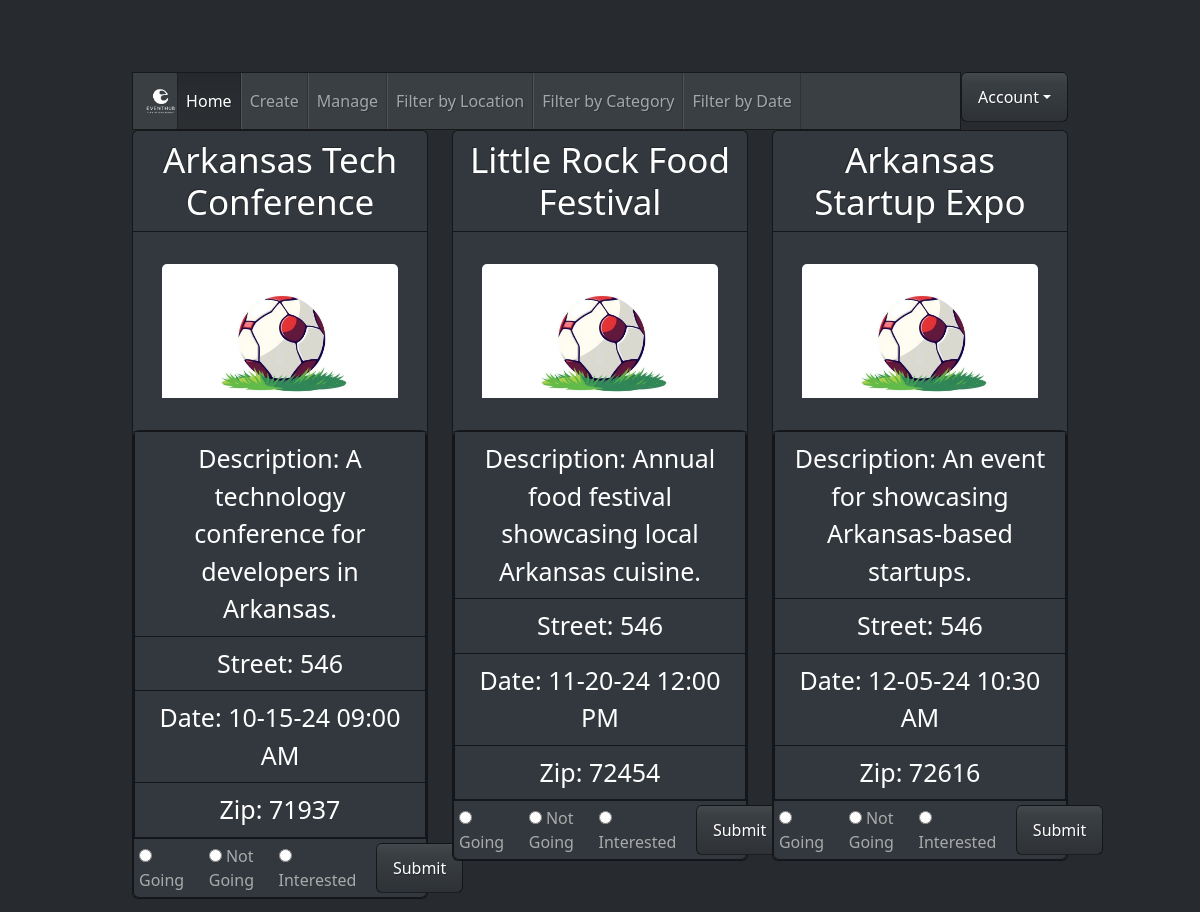
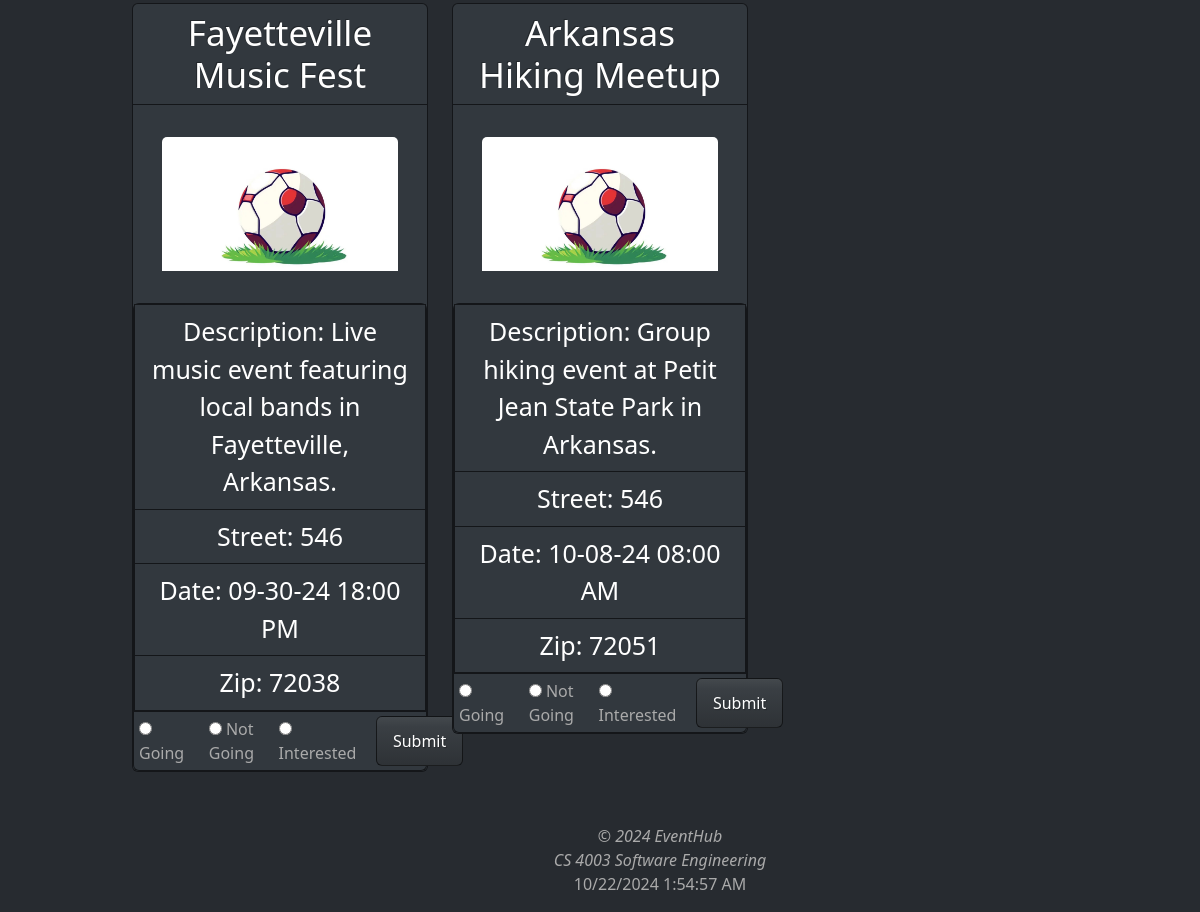
Page /ESManageer.php (signed in) on the committed database (2 pictures, top to bottom).
### tables this page shows
CREATE TABLE EVENTS (
    EVENT_ID INT PRIMARY KEY AUTO_INCREMENT,
    EVENT_NAME VARCHAR(30),
    EVENT_DESCR VARCHAR(255),
    STREET_ADD VARCHAR(255),
    CITY VARCHAR(30),
    ZIPCODE INT,
    CREATOR INT,
    CATEGORY INT,
    DATETIME DATETIME,
    WEBSITE VARCHAR(255),
    LATITUDE FLOAT(10,6),
    LONGITUDE FLOAT (10,6),
    FOREIGN KEY (CREATOR) REFERENCES USERS(USER_ID),
    FOREIGN KEY (CATEGORY) REFERENCES CATEGORIES(CATEGORY_ID)
);

CREATE TABLE CATEGORIES(
    CATEGORY_ID INT PRIMARY KEY AUTO_INCREMENT,
    CATEGORY_NAME VARCHAR(30)
);

### ESManageer.php (the view, shortened to what this page needs)
<?php
include_once("config.php");
if (isset($_SESSION['user_id']))
{
  $user_id = $_SESSION['user_id'];
}
else
{
  header("Location: SE.php");
  exit();
}
?>
<!DOCTYPE html>
<html lang="en">
<head>
    <link rel="stylesheet" href="bootstrap-2.css">
</head>
<body>
    <header class=".center">
        <div class="topBtn" style="padding-top: 1%;">
          <div class="dropdown">
            <button class="btn btn-primary dropdown-toggle" > Account</button>
           </div>
        </div>
    </header>
    <main class="box2">
    <nav class="navbar navbar-expand-lg bg-primary" data-bs-theme="dark">
            <div class="container-fluid">
            <img style="width: 4%; height: 4%; margin-left: 0%;" src="2.png">
                <ul class="navbar-nav me-auto">
                  <li class="nav-item">
                    <a class="nav-link active" href="ESManageer.php">Home
                    </a>
                    <li class = "nav-item">
                    <a class="nav-link" href="ESCreate.php">Create
                    </a>
                    </li>
                    <li class="nav-item">
                        <a class="nav-link" href="ESManage.php">Manage</a>
                    </li>
                    <li class="nav-item">
                            <a class="nav-link" href="FilterLocationManager.php">Filter by Location</a>
                    </li>
                    <li class="nav-item">
                            <a class="nav-link" href="FilterCategoryManager.php">Filter by Category</a>
                    </li>
                    <li class="nav-item">
                            <a class="nav-link" href="FilterDateManager.php">Filter by Date</a>
                    </li>
                </ul>
            </div>
          </nav>
          <div class="row">
                <?php
                $stmt = $mysqli->prepare("SELECT * FROM EVENTS");
                $stmt->execute();
                $result = $stmt->get_result();
                $category_images = array(
                    "sport" => "sports.png",
                    "gaming" => "gaming.png",
                    "movies" => "movies.png",
                    "music" => "music.png",
                    "meetup" => "meetup.png",
                    "studying" => "studying.png",
                    "pets" => "pets.png",
                    "dancing" => "dancing.png",
                    "reading" => "reading.png",
                    "cosplay" => "cosplay.png",
                    "sewing" => "sewing.png",
                    "hiking" => "hiking.png",
                    "quilting" => "quilting.png",
                    "tableTop" => "tabletop.png",
                    "cardGame" => "cardgame.png"
                );
                while ($row = $result->fetch_assoc()) {
                    echo '<div class="col-lg-4 mb-3">';
                    echo '<div class="card">';
                    echo '<h3 class="card-header" style="font-size:35px; color:white">'. htmlspecialchars($row['EVENT_NAME']). '</h3>';
                    echo '<div class="card-body">';
                    echo '</div>';
                    $cat_id = $row['CATEGORY'];
                    $testing = "SELECT CATEGORY_NAME FROM CATEGORIES WHERE CATEGORY_ID = ?";
                    $wassup = $mysqli->prepare($testing);
                    $wassup->bind_param('i', $cat_id);
                    $wassup->execute();
                    $yippee = $wassup->get_result();
                    while ($uwu = $yippee->fetch_assoc())
                    {
                        $category = $uwu['CATEGORY_NAME'];
                    }
                    if (array_key_exists($category, $category_images)) {
                        $image_url = $category_images[$category];
                    } else {
                        $image_url = "path/to/default_image.jpg";
                    }
                    echo '<img src="' . htmlspecialchars($image_url) . '"  class="card-img-top" alt="icon">';
                    echo '<div class="card-body">';
                    echo '</div>';
                    echo '<div class="card">';
                    echo '<ul class="list-group list-group-flush">';
                    echo '<div class="textAlign" style="font-size:25px">';
                    echo '<li class="list-group-item textAlign"> Description: ' . htmlspecialchars($row['EVENT_DESCR']) . '</li>';
                    echo '<li class="list-group-item textAlign"> Street: ' . htmlspecialchars($row['STREET_ADD']) . '</li>';
                    $date = new DateTime(($row['DATETIME']));
                    echo '<li class="list-group-item textAlign"> Date: ' . $date->format('m-d-y H:i A') . '</li>';
                    echo '<li class="list-group-item textAlign"> Zip: ' . htmlspecialchars($row['ZIPCODE']) . '</li>';
                    echo '</div>';
                    echo '</ul>';
                    echo '<form action="save_RSVP.php" method="POST">
                            <input type="hidden" name="event_id" value="' . $row["EVENT_ID"] . '">
                            <input type="hidden" name="user_id" value="' . $user_id . '">
                            <div style="display: flex; align-items: center;">
                                <label>
                                <input type="radio" name="rsvp" value="3"> Going
                                </label>
                                <label style="margin-left: 5%;">
                                <input type="radio" name="rsvp" value="1"> Not Going
                                </label>
                                <label style="margin-left: 5%;">
                                <input type="radio" name="rsvp" value="2"> Interested
                                </label>
                                <button type="submit" class="btn btn-primary" style="margin-left: 5%;">Submit</button>
                            </div>
                            </form>';
                    echo '</div>';
                    echo '</div>';
                    echo '</div>';
                }
                ?>
                </div>
    </main>
</body>
<footer id="vue-footer">
  <div style="text-align:center;">
      <em>&copy; 2024 EventHub </br></em>
      <em> CS 4003 Software Engineering</em>
      <p>{{currentDate}}   {{currentTime}}</p>
  </div>
</footer>

### rows in the picture
events: EVENT_NAME "Arkansas Tech Conference", CATEGORY.CATEGORY_NAME (picture), EVENT_DESCR "A technology conference for developers in Arkansas.", STREET_ADD "546", DATETIME "10-15-24 09:00 AM", ZIPCODE "71937"
events: EVENT_NAME "Little Rock Food Festival", CATEGORY.CATEGORY_NAME (picture), EVENT_DESCR "Annual food festival showcasing local Arkansas cuisine.", STREET_ADD "546", DATETIME "11-20-24 12:00 PM", ZIPCODE "72454"
events: EVENT_NAME "Arkansas Startup Expo", CATEGORY.CATEGORY_NAME (picture), EVENT_DESCR "An event for showcasing Arkansas-based startups.", STREET_ADD "546", DATETIME "12-05-24 10:30 AM", ZIPCODE "72616"
events: EVENT_NAME "Fayetteville Music Fest", CATEGORY.CATEGORY_NAME (picture), EVENT_DESCR "Live music event featuring local bands in Fayetteville, Arkansas.", STREET_ADD "546", DATETIME "09-30-24 18:00 PM", ZIPCODE "72038"
events: EVENT_NAME "Arkansas Hiking Meetup", CATEGORY.CATEGORY_NAME (picture), EVENT_DESCR "Group hiking event at Petit Jean State Park in Arkansas.", STREET_ADD "546", DATETIME "10-08-24 08:00 AM", ZIPCODE "72051"
